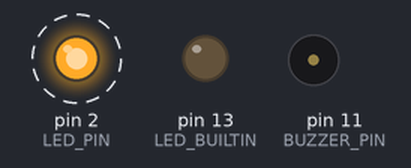
Simulated run of this sketch. Board: Arduino Uno, built with avr-gcc and run on an emulated ATmega328P. Shown: output pins drawn as LEDs (lit = HIGH), buzzer (waves = sounding). Dashed ring = blinking. What the sketch prints to the serial monitor is not drawn.

Above: at 9.17 s.
Timing chart, 0 to 12.1 s (numbered marks = the images above):
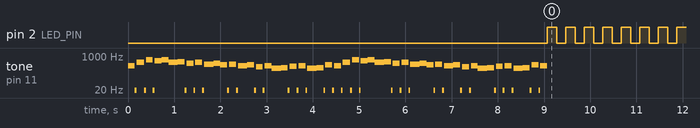

Measured:
- by itself, pin 2 (LED_PIN): alternates HIGH for 0.20 s and LOW for 0.20 s

The sketch:

buzzer.ino
```cpp
#define BUZZER_PIN 11 // The Arduino pin connected to the buzzer
#define LED_PIN 2

FILE f_out;
int sput(char c, __attribute__((unused)) FILE* f) {return !Serial.write(c);}

const PROGMEM float melodyFreq[] = {
  330,1,494,1,660,1,590,660,494,494,523,1,440,1,494,1,392,392,440,370,1,392,1,330,330,370,1,294,1,330,247,247,261,1,311,1,330,1,247,247,262,1,370,1,330,1,494,1,660,1,590,660,494,494,523,1,440,1,494,1,392,392,440,370,1,392,1,330,330,370,1,294,1,330,247,247,261,1,311,1,330,1,247,247,262,1,370,1,330
};

const PROGMEM unsigned melodyLengths[] = {
  150,40,159,40,150,40,150,150,100,100,150,40,150,40,150,40,100,100,150,150,40,150,40,100,100,150,40,150,40,150,100,100,150,40,150,40,150,40,100,100,150,40,150,40,150,40,159,40,150,40,150,150,100,100,150,40,150,40,150,40,100,100,150,150,40,150,40,100,100,150,40,150,40,150,100,100,150,40,150,40,150,40,100,100,150,40,150,40,150,40
};

void setup() {
  Serial.begin(115200);
  fdev_setup_stream(&f_out, sput, nullptr, _FDEV_SETUP_WRITE); // cf https://www.nongnu.org/avr-libc/user-manual/group__avr__stdio.html#gaf41f158c022cbb6203ccd87d27301226
  stdout = &f_out;

  printf("sizeof unsigned = %d", sizeof(unsigned));
  pinMode(LED_BUILTIN, OUTPUT);
  pinMode(LED_PIN, OUTPUT);

  // iterate over the notes of the melody:
  int size = sizeof(melodyFreq) / sizeof(float);
  int size2 = sizeof(melodyLengths) / sizeof(unsigned);

  if(size+1 != size2){
    printf("Problemo de lengths! %d %d\n", size, size2);
    tone(BUZZER_PIN, 500, 1000); //Error beep
  }
  else
  {
    for (int thisNote = 0; thisNote < size; thisNote++) {

      // to calculate the note duration, take one second divided by the note type.
      //e.g. quarter note = 1000 / 4, eighth note = 1000/8, etc.
      // int noteDuration = 1000 / noteDurations[thisNote];
      unsigned noteFreq = pgm_read_float_near(melodyFreq + thisNote);
      //(unsigned)melodyFreq[thisNote]

      unsigned long noteLen = pgm_read_word_near(melodyLengths + thisNote);
      // unsigned long noteLen = 100;
      tone(BUZZER_PIN, noteFreq, noteLen);

      digitalWrite(LED_PIN, noteFreq > 1000 ? 1 : 0);
      digitalWrite(LED_BUILTIN, noteFreq > 900 ? 1 : 0);

      // to distinguish the notes, set a minimum time between them.
      // the note's duration + 30% seems to work well:
      // int pauseBetweenNotes = 122 * 1.30;
      // delay(pauseBetweenNotes);
      delay(noteLen);
      // stop the tone playing:
      // noTone(BUZZER_PIN);
    }
  }
}

int i = 0;
bool blink = false;
void loop() {
  blink = !blink;
  digitalWrite(LED_PIN, blink);
  printf("Loop %d\n", i++);
  delay(200);
}
```
